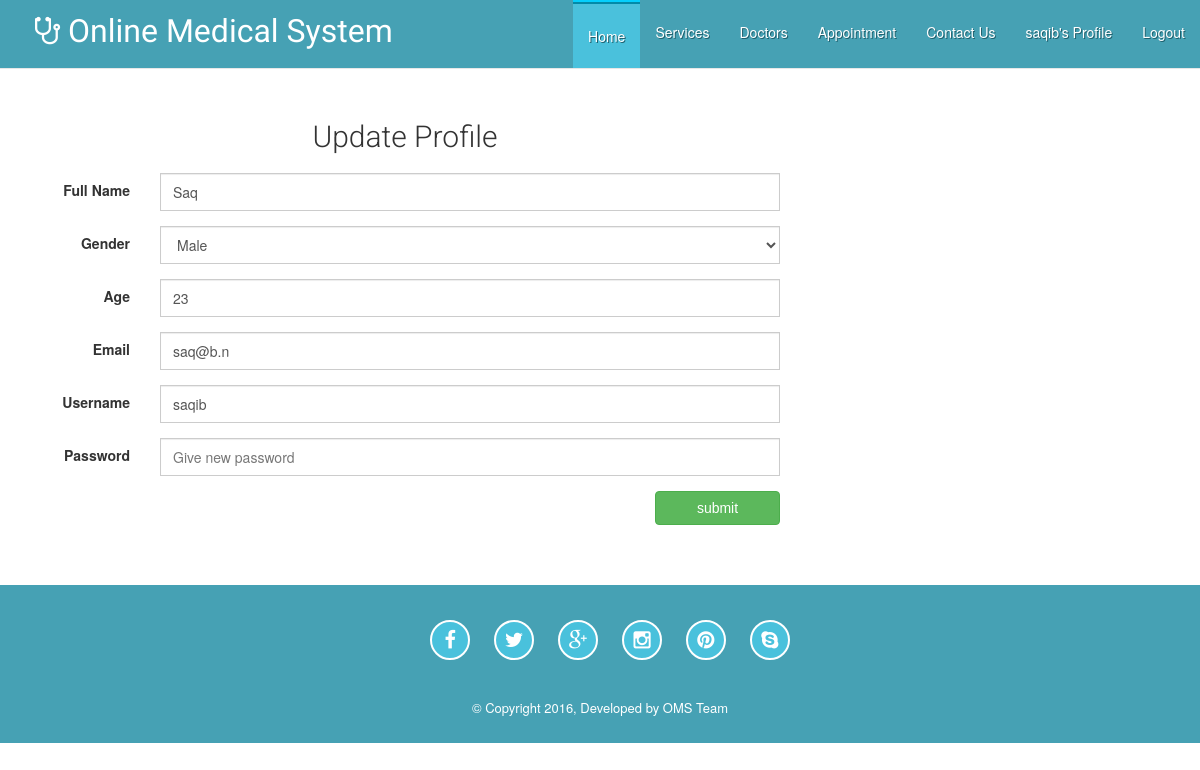
Page /user/update_profile.php (signed in) on the committed database.
### tables this page shows
CREATE TABLE `users` (
  `id` int(11) NOT NULL,
  `full_name` varchar(255) NOT NULL,
  `gender` int(11) NOT NULL COMMENT '1=Male , 2=Female',
  `age` varchar(255) NOT NULL,
  `email` varchar(255) NOT NULL,
  `username` varchar(255) NOT NULL,
  `password` varchar(255) NOT NULL,
  `login_type` int(11) NOT NULL COMMENT '1=User , 2=Doctor , 3=Admin'
);

### user/User_class.php (called while the page is built, shortened)
<?php
class User_class{
    public function get_profile_data(){
        $id=$_SESSION['user_id'];
        $sql="SELECT * FROM users where id='$id'";
        $res = mysql_query($sql);
        $result = mysql_fetch_assoc($res);
        return $result;
    }
}
?>

### user/update_profile.php (the view, shortened to what this page needs)
<?php
require_once 'User_class.php';
$user_obj=new User_class();
$all_data = $user_obj->get_profile_data();
?>
<?php require_once './header.php'; ?>
    <br>
    <br>
    <br>
    <br>
    <div class="container" style="min-height: 364px;">
        <div class="row">
            <br>
            <div class="col-md-8">
                <div class="form-panel">
                    <h2 class="mb" style="text-align: center;"> Update Profile</h2>
                    <form class="form-horizontal style-form" method="post" action="" >
                        <div class="form-group">
                            <label class="col-sm-2 col-sm-2 control-label">Full Name</label>
                            <div class="col-sm-10">
                                <input type="text" name="full_name" class="form-control"
                                       value="<?php echo $all_data['full_name'];?>">
                            </div>
                        </div>
                        <div class="form-group">
                            <label class="col-sm-2 col-sm-2 control-label">Gender</label>
                            <div class="col-sm-10">
                                <select class="form-control"
                                    name="gender"
                                    id="">
                                <option value="1" <?php echo $all_data['gender']==1?'selected':'';?>>Male</option>
                                </select>
                            </div>
                        </div>
                        <div class="form-group">
                            <label class="col-sm-2 col-sm-2 control-label">Age</label>
                            <div class="col-sm-10">
                                <input type="text" name="age" class="form-control " value="<?php echo $all_data['age'];?>">
                            </div>
                        </div>
                        <div class="form-group">
                            <label class="col-sm-2 col-sm-2 control-label">Email</label>
                            <div class="col-sm-10">
                                <input type="text" name="email" class="form-control " value="<?php echo $all_data['email'];?>">
                            </div>
                        </div>
                        <div class="form-group">
                            <label class="col-sm-2 col-sm-2 control-label">Username</label>
                            <div class="col-sm-10">
                                <input type="text" name="username" class="form-control " value="<?php echo $all_data['username'];?>">
                            </div>
                        </div>
                        <div class="form-group">
                            <label class="col-sm-2 col-sm-2 control-label">Password</label>
                            <div class="col-sm-10">
                                <input type="password" name="password" class="form-control" placeholder="Give new password">
                            </div>
                        </div>
                        <input type="submit" name="submit" value="submit" class="btn btn-success col-sm-offset-10 col-sm-2">
                    </form>
                </div>
            </div>
        </div>
    </div>
    <br>
    <br>
    <br>
<?php require_once './footer.php'; ?>

### assets/css/main.css (style rules this page uses)
* { outline: none !important; }
.form-control, .input-group-addon { border-radius: 0px; }
.btn { font-family: 'Raleway', sans-serif; }
h1, h2, h3, h4, h5, h6 { font-family: 'Roboto', sans-serif; font-weight: 300; }
.widget h4, { background: url("../img/title-bg.png") repeat-x scroll 0 4px rgba(0, 0, 0, 0); font-weight: bold; margin-bottom: 10px; margin-top: 0; }
.form-control { height: 38px !important; }

### rows in the picture
users: full_name "Saq", gender "Male", age "23", email "saq@b.n", username "saqib"

### other values in the picture
$_SESSION['user_name'] "saqib"
